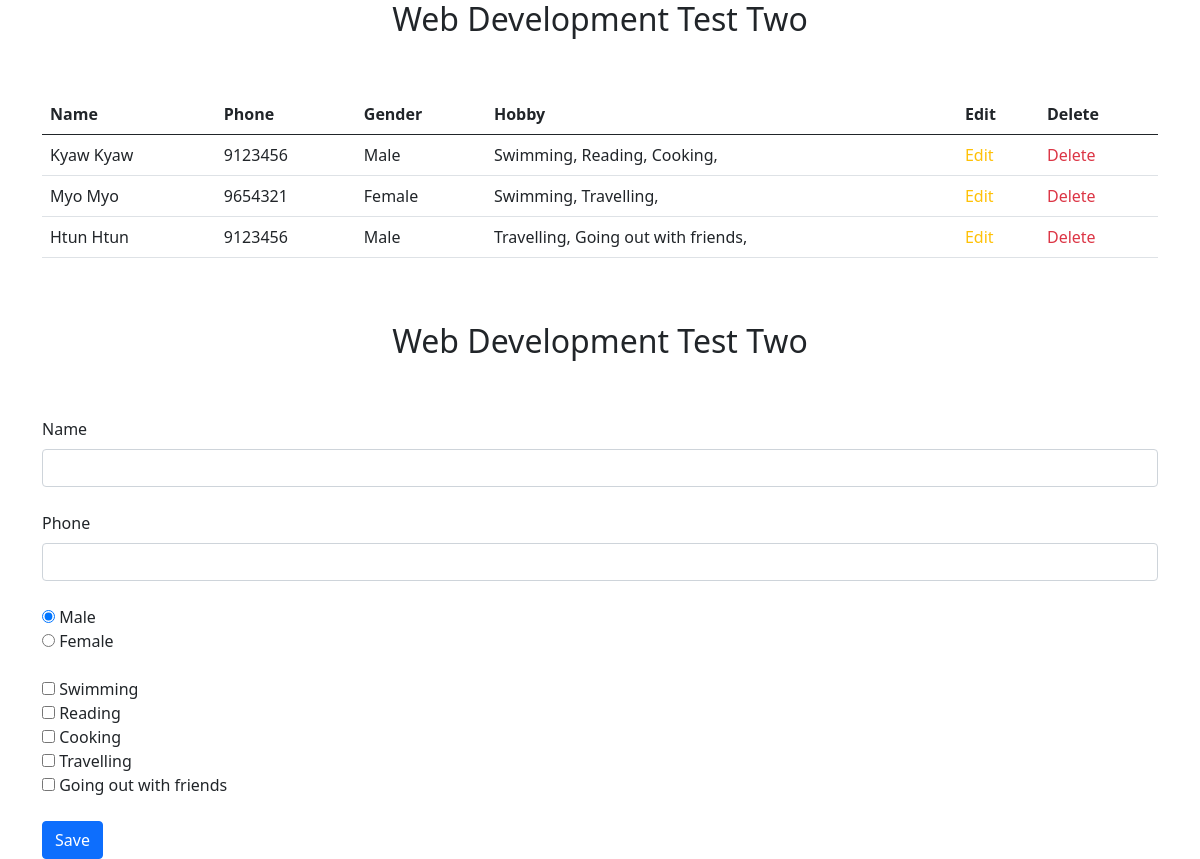
The page / on the database its author committed.
### tables this page shows
CREATE TABLE `data` (
  `id` int(11) NOT NULL,
  `name` varchar(50) NOT NULL,
  `phone` int(50) NOT NULL,
  `gender` varchar(50) NOT NULL,
  `hobby` varchar(100) NOT NULL
);

### add.php (called while the page is built, shortened)
<?php
$update = false;
$name = '';
$phone = '';

### index.php (the view, shortened to what this page needs)
<!DOCTYPE html>
<html>
    <head>
        <link href="https://cdn.jsdelivr.net/npm/bootstrap@5.1.0/dist/css/bootstrap.min.css" rel="stylesheet">
    </head>
    <body>
        <?php require_once 'add.php'; ?>
        <?php
            $mysqli = new mysqli('localhost','ahtun','mypass123','info') or die(mysqli_error($mysqli));
            $result = $mysqli->query("SELECT * FROM data") or die($mysqli->error);
        ?>
        <h2 class="center"><center>Web Development Test Two</center></h2>
        <br />
        <br />
        <div class="container">
            <table class="table">
                <thead>
                    <tr>
                        <th>Name</th>
                        <th>Phone</th>
                        <th>Gender</th>
                        <th>Hobby</th>
                        <th>Edit</th>
                        <th>Delete</th>
                    </tr>
                </thead>
                <?php
                while($row = $result->fetch_assoc()):
                ?>
                <tr>
                    <td><?php echo $row['name']; ?></td>
                    <td><?php echo $row['phone']; ?></td>
                    <td><?php echo $row['gender']; ?></td>
                    <td><?php echo $row['hobby']; ?></td>
                    <td>
                        <a href="index.php?edit=<?php echo $row['id']; ?>" class="text-warning text-decoration-none">Edit</a>
                    </td>
                    <td>
                        <a href="add.php?delete=<?php echo $row['id']; ?>" class="text-danger text-decoration-none">Delete</a>
                    </td>
                </tr>
                <?php endwhile; ?>
            </table>
        </div>
        <br />
        <br />
        <div class="container">
            <h2 class="center"><center>Web Development Test Two</center></h2>
            <br />
            <br />
        <form action="add.php" method="POST">
            <div class="form-group">
                <label for="name" class="mb-2">Name</label><br />
                <div class="d-grid"><input type="text" name="name" class="form-control" value="<?php echo $name; ?>" /></div>
            </div><br />
            <div class="form-group">
                <label for="phone" class="mb-2">Phone</label><br />
                <div class="d-grid"><input type="number" name="phone" class="form-control" value="<?php echo $phone; ?>"/></div>
            </div><br />
            <div class="form-group">
		<input type="radio" name="gender" id="gndm" class="" value="Male"checked/> <label for="gndm">Male</label><br />
		<input type="radio" name="gender" id="gndf" class="" value="Female" /> <label for="gndf">Female</label><br />
            </div><br />
            <div class="form-group">
		<input type="checkbox" name="hobby[]" id="swi" value="Swimming" /> <label for="swi">Swimming</label><br />
		<input type="checkbox" name="hobby[]" id="rea" value="Reading" /> <label for="rea">Reading</label><br />
		<input type="checkbox" name="hobby[]" id="coo" value="Cooking" /> <label for="coo">Cooking</label><br />
                <input type="checkbox" name="hobby[]" id="tra" value="Travelling" /> <label for="tra">Travelling</label><br />
                <input type="checkbox" name="hobby[]" id="goi" value="Going out with friends" /> <label for="goi">Going out with friends</label><br />
            </div><br />
            <div class="form-group">
                <?php
                    if ($update == true):
                ?>
                    <button type="submit" class="btn btn-info" name="update">Update</button>
                <?php else: ?>
                    <button type="submit" class="btn btn-primary" name="save">Save</button>
                <?php endif; ?>
            </div>
        </form>
        </div>
    </body>
</html>

### rows shown on the page
data: name "Kyaw Kyaw", phone "9123456", gender "Male", hobby "Swimming, Reading, Cooking,"
data: name "Myo Myo", phone "9654321", gender "Female", hobby "Swimming, Travelling,"
data: name "Htun Htun", phone "9123456", gender "Male", hobby "Travelling, Going out with friends,"
